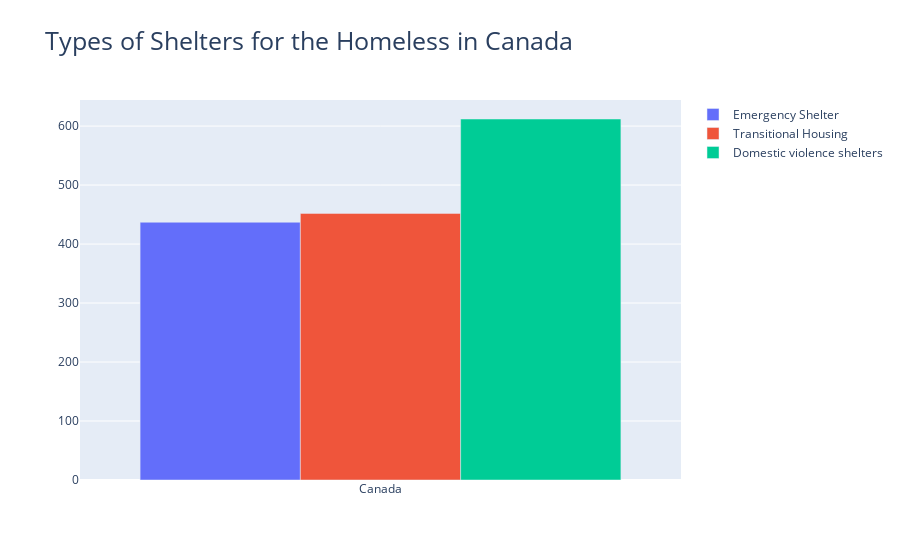

Notebook code for this chart:
### Code cell
branches = ['Canada']
es = [437]
th = [452]
dvs = [612]
trace1 = go.Bar(
   x = branches,
   y = es,
   name = 'Emergency Shelter'
)
trace2 = go.Bar(
   x = branches,
   y = th,
   name = 'Transitional Housing'
)
trace3 = go.Bar(
   x = branches,
   y = dvs,
   name = 'Domestic violence shelters'
)
data = [trace1, trace2, trace3]
layout = go.Layout(barmode = 'group')
fig = go.Figure(data = data, layout = layout)
# fig.update_layout(template='plotly_dark')
fig.update_layout(title_text = "Types of Shelters for the Homeless in Canada",
                 title_font_size=25)
iplot(fig)

### Figure 1 — Plotly figure (JSON) as saved in the notebook; plotly's stock layout.template omitted (floating-point values rounded to 4 significant figures)
{"data": [{"name": "Emergency Shelter", "type": "bar", "x": ["Canada"], "y": [437]}, {"name": "Transitional Housing", "type": "bar", "x": ["Canada"], "y": [452]}, {"name": "Domestic violence shelters", "type": "bar", "x": ["Canada"], "y": [612]}], "layout": {"barmode": "group", "title": {"font": {"size": 25}, "text": "Types of Shelters for the Homeless in Canada"}}}
